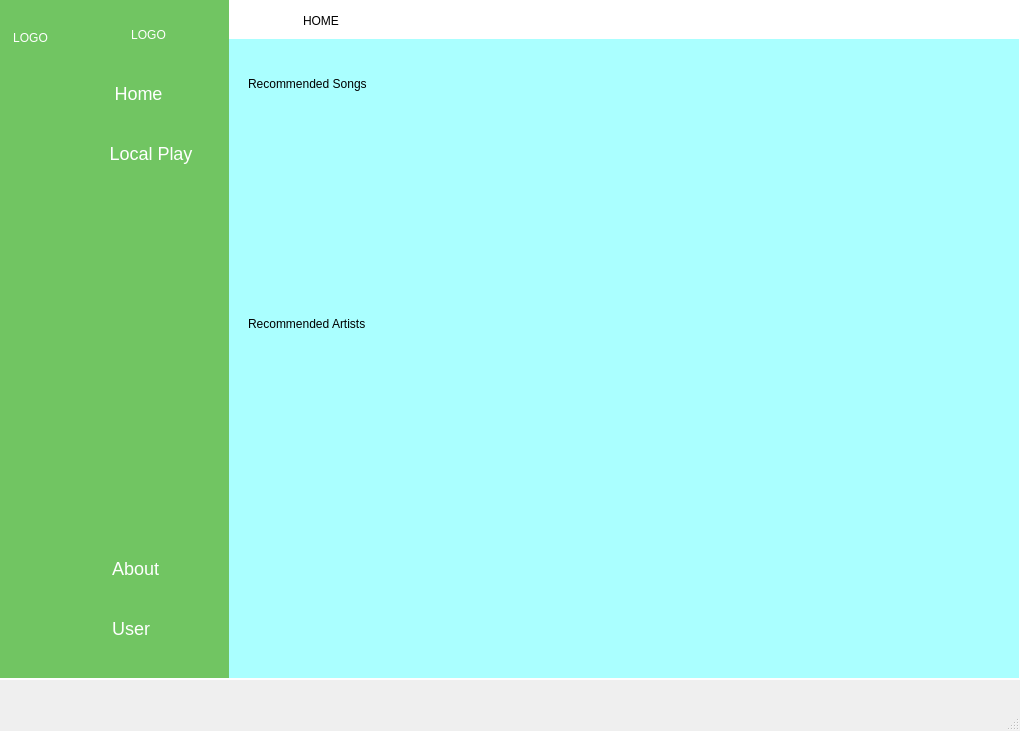
<?xml version="1.0" encoding="UTF-8"?>
<ui version="4.0">
 <class>MainWindow</class>
 <widget class="QMainWindow" name="MainWindow">
  <property name="geometry">
   <rect>
    <x>0</x>
    <y>0</y>
    <width>1020</width>
    <height>731</height>
   </rect>
  </property>
  <property name="minimumSize">
   <size>
    <width>0</width>
    <height>680</height>
   </size>
  </property>
  <property name="maximumSize">
   <size>
    <width>16777215</width>
    <height>731</height>
   </size>
  </property>
  <property name="windowTitle">
   <string>MainWindow</string>
  </property>
  <widget class="QWidget" name="centralwidget">
   <property name="minimumSize">
    <size>
     <width>0</width>
     <height>680</height>
    </size>
   </property>
   <property name="maximumSize">
    <size>
     <width>16777215</width>
     <height>680</height>
    </size>
   </property>
   <property name="styleSheet">
    <string notr="true">background-color: rgb(255, 255, 255);</string>
   </property>
   <widget class="QWidget" name="layoutWidget">
    <property name="geometry">
     <rect>
      <x>-2</x>
      <y>-7</y>
      <width>1021</width>
      <height>691</height>
     </rect>
    </property>
    <layout class="QGridLayout" name="gridLayout">
     <property name="spacing">
      <number>0</number>
     </property>
     <item row="0" column="0">
      <widget class="QWidget" name="widget_icons" native="true">
       <property name="minimumSize">
        <size>
         <width>70</width>
         <height>680</height>
        </size>
       </property>
       <property name="maximumSize">
        <size>
         <width>70</width>
         <height>680</height>
        </size>
       </property>
       <property name="styleSheet">
        <string notr="true">QWidget {
	background-color: #71C562;
	color: white;
}

QPushButton {
	border: none;
	height: 30px;
	padding-top: 5px;
	padding-bottom: 5px;
}</string>
       </property>
       <layout class="QVBoxLayout" name="verticalLayout_6">
        <property name="topMargin">
         <number>30</number>
        </property>
        <property name="bottomMargin">
         <number>30</number>
        </property>
        <item>
         <layout class="QHBoxLayout" name="horizontalLayout">
          <item>
           <spacer name="horizontalSpacer_2">
            <property name="orientation">
             <enum>Qt::Horizontal</enum>
            </property>
            <property name="sizeHint" stdset="0">
             <size>
              <width>13</width>
              <height>20</height>
             </size>
            </property>
           </spacer>
          </item>
          <item>
           <widget class="QLabel" name="label">
            <property name="text">
             <string>LOGO</string>
            </property>
            <property name="alignment">
             <set>Qt::AlignCenter</set>
            </property>
           </widget>
          </item>
          <item>
           <spacer name="horizontalSpacer">
            <property name="orientation">
             <enum>Qt::Horizontal</enum>
            </property>
            <property name="sizeHint" stdset="0">
             <size>
              <width>17</width>
              <height>20</height>
             </size>
            </property>
           </spacer>
          </item>
         </layout>
        </item>
        <item>
         <layout class="QVBoxLayout" name="verticalLayout">
          <property name="spacing">
           <number>20</number>
          </property>
          <property name="topMargin">
           <number>25</number>
          </property>
          <item>
           <widget class="QPushButton" name="home1">
            <property name="sizePolicy">
             <sizepolicy hsizetype="Minimum" vsizetype="Minimum">
              <horstretch>0</horstretch>
              <verstretch>0</verstretch>
             </sizepolicy>
            </property>
            <property name="cursor">
             <cursorShape>PointingHandCursor</cursorShape>
            </property>
            <property name="styleSheet">
             <string notr="true">QPushButton:checked {
	background-color: white;
	color: #71C562;
	border-radius: 10px;
}</string>
            </property>
            <property name="text">
             <string/>
            </property>
            <property name="icon">
             <iconset resource="../assets/resources.qrc">
              <normaloff>:/icons/musical-note.png</normaloff>:/icons/musical-note.png</iconset>
            </property>
            <property name="iconSize">
             <size>
              <width>30</width>
              <height>30</height>
             </size>
            </property>
            <property name="checkable">
             <bool>true</bool>
            </property>
            <property name="autoExclusive">
             <bool>true</bool>
            </property>
           </widget>
          </item>
          <item>
           <widget class="QPushButton" name="local1">
            <property name="sizePolicy">
             <sizepolicy hsizetype="Minimum" vsizetype="Minimum">
              <horstretch>0</horstretch>
              <verstretch>0</verstretch>
             </sizepolicy>
            </property>
            <property name="cursor">
             <cursorShape>PointingHandCursor</cursorShape>
            </property>
            <property name="styleSheet">
             <string notr="true">QPushButton:checked {
	background-color: white;
	color: #71C562;
	border-radius: 10px;
}</string>
            </property>
            <property name="text">
             <string/>
            </property>
            <property name="icon">
             <iconset resource="../assets/resources.qrc">
              <normaloff>:/icons/local-play-button.png</normaloff>:/icons/local-play-button.png</iconset>
            </property>
            <property name="iconSize">
             <size>
              <width>30</width>
              <height>30</height>
             </size>
            </property>
            <property name="checkable">
             <bool>true</bool>
            </property>
            <property name="autoExclusive">
             <bool>true</bool>
            </property>
           </widget>
          </item>
         </layout>
        </item>
        <item>
         <spacer name="verticalSpacer">
          <property name="orientation">
           <enum>Qt::Vertical</enum>
          </property>
          <property name="sizeHint" stdset="0">
           <size>
            <width>36</width>
            <height>426</height>
           </size>
          </property>
         </spacer>
        </item>
        <item>
         <layout class="QVBoxLayout" name="verticalLayout_3">
          <property name="spacing">
           <number>20</number>
          </property>
          <item>
           <widget class="QPushButton" name="about1">
            <property name="sizePolicy">
             <sizepolicy hsizetype="Minimum" vsizetype="Minimum">
              <horstretch>0</horstretch>
              <verstretch>0</verstretch>
             </sizepolicy>
            </property>
            <property name="cursor">
             <cursorShape>PointingHandCursor</cursorShape>
            </property>
            <property name="styleSheet">
             <string notr="true">QPushButton:checked {
	background-color: white;
	color: #71C562;
	border-radius: 10px;
}</string>
            </property>
            <property name="text">
             <string/>
            </property>
            <property name="icon">
             <iconset resource="../assets/resources.qrc">
              <normaloff>:/icons/info.png</normaloff>:/icons/info.png</iconset>
            </property>
            <property name="iconSize">
             <size>
              <width>30</width>
              <height>30</height>
             </size>
            </property>
            <property name="checkable">
             <bool>true</bool>
            </property>
            <property name="autoExclusive">
             <bool>true</bool>
            </property>
           </widget>
          </item>
          <item>
           <widget class="QPushButton" name="user1">
            <property name="sizePolicy">
             <sizepolicy hsizetype="Minimum" vsizetype="Minimum">
              <horstretch>0</horstretch>
              <verstretch>0</verstretch>
             </sizepolicy>
            </property>
            <property name="cursor">
             <cursorShape>PointingHandCursor</cursorShape>
            </property>
            <property name="styleSheet">
             <string notr="true">QPushButton:checked {
	background-color: white;
	color: #71C562;
	border-radius: 10px;
}</string>
            </property>
            <property name="text">
             <string/>
            </property>
            <property name="icon">
             <iconset resource="../assets/resources.qrc">
              <normaloff>:/icons/user.png</normaloff>:/icons/user.png</iconset>
            </property>
            <property name="iconSize">
             <size>
              <width>30</width>
              <height>30</height>
             </size>
            </property>
            <property name="checkable">
             <bool>true</bool>
            </property>
            <property name="autoExclusive">
             <bool>true</bool>
            </property>
           </widget>
          </item>
         </layout>
        </item>
       </layout>
      </widget>
     </item>
     <item row="0" column="1">
      <widget class="QWidget" name="widget_icontexts" native="true">
       <property name="minimumSize">
        <size>
         <width>161</width>
         <height>680</height>
        </size>
       </property>
       <property name="maximumSize">
        <size>
         <width>161</width>
         <height>680</height>
        </size>
       </property>
       <property name="styleSheet">
        <string notr="true">QWidget {
	background-color: #71C562;
	color: white;
}
QPushButton {
	border: none;
	height: 30px;
	padding-top: 5px;
	padding-bottom: 5px;
}</string>
       </property>
       <layout class="QVBoxLayout" name="verticalLayout_5">
        <property name="topMargin">
         <number>30</number>
        </property>
        <property name="bottomMargin">
         <number>30</number>
        </property>
        <item>
         <widget class="QLabel" name="label_7">
          <property name="text">
           <string>LOGO</string>
          </property>
          <property name="alignment">
           <set>Qt::AlignCenter</set>
          </property>
         </widget>
        </item>
        <item>
         <layout class="QVBoxLayout" name="verticalLayout_2">
          <property name="spacing">
           <number>20</number>
          </property>
          <property name="topMargin">
           <number>25</number>
          </property>
          <item>
           <widget class="QPushButton" name="home2">
            <property name="sizePolicy">
             <sizepolicy hsizetype="Minimum" vsizetype="Minimum">
              <horstretch>0</horstretch>
              <verstretch>0</verstretch>
             </sizepolicy>
            </property>
            <property name="cursor">
             <cursorShape>PointingHandCursor</cursorShape>
            </property>
            <property name="styleSheet">
             <string notr="true">QPushButton {
	height: 30px;
	border: none;
	font-size: 18px;
	padding-left: -30px
}
QPushButton:checked {
	background-color: white;
	color: #71C562;
	border-radius: 10px;
}</string>
            </property>
            <property name="text">
             <string>  Home</string>
            </property>
            <property name="icon">
             <iconset resource="../assets/resources.qrc">
              <normaloff>:/icons/musical-note.png</normaloff>:/icons/musical-note.png</iconset>
            </property>
            <property name="iconSize">
             <size>
              <width>30</width>
              <height>30</height>
             </size>
            </property>
            <property name="checkable">
             <bool>true</bool>
            </property>
            <property name="autoExclusive">
             <bool>true</bool>
            </property>
           </widget>
          </item>
          <item>
           <widget class="QPushButton" name="local2">
            <property name="sizePolicy">
             <sizepolicy hsizetype="Minimum" vsizetype="Minimum">
              <horstretch>0</horstretch>
              <verstretch>0</verstretch>
             </sizepolicy>
            </property>
            <property name="cursor">
             <cursorShape>PointingHandCursor</cursorShape>
            </property>
            <property name="styleSheet">
             <string notr="true">QPushButton {
	height: 30px;
	border: none;
	font-size: 18px;
}
QPushButton:checked {
	background-color: white;
	color: #71C562;
	border-radius: 10px;
}</string>
            </property>
            <property name="text">
             <string> Local Play</string>
            </property>
            <property name="icon">
             <iconset resource="../assets/resources.qrc">
              <normaloff>:/icons/local-play-button.png</normaloff>:/icons/local-play-button.png</iconset>
            </property>
            <property name="iconSize">
             <size>
              <width>30</width>
              <height>30</height>
             </size>
            </property>
            <property name="checkable">
             <bool>true</bool>
            </property>
            <property name="autoExclusive">
             <bool>true</bool>
            </property>
           </widget>
          </item>
         </layout>
        </item>
        <item>
         <spacer name="verticalSpacer_2">
          <property name="orientation">
           <enum>Qt::Vertical</enum>
          </property>
          <property name="sizeHint" stdset="0">
           <size>
            <width>38</width>
            <height>316</height>
           </size>
          </property>
         </spacer>
        </item>
        <item>
         <layout class="QVBoxLayout" name="verticalLayout_4">
          <property name="spacing">
           <number>20</number>
          </property>
          <item>
           <widget class="QPushButton" name="about2">
            <property name="sizePolicy">
             <sizepolicy hsizetype="Minimum" vsizetype="Minimum">
              <horstretch>0</horstretch>
              <verstretch>0</verstretch>
             </sizepolicy>
            </property>
            <property name="cursor">
             <cursorShape>PointingHandCursor</cursorShape>
            </property>
            <property name="styleSheet">
             <string notr="true">QPushButton {
	height: 30px;
	border: none;
	font-size: 18px;
	padding-left: -30px
}
QPushButton:checked {
	background-color: white;
	color: #71C562;
	border-radius: 10px;
}</string>
            </property>
            <property name="text">
             <string> About</string>
            </property>
            <property name="icon">
             <iconset resource="../assets/resources.qrc">
              <normaloff>:/icons/info.png</normaloff>:/icons/info.png</iconset>
            </property>
            <property name="iconSize">
             <size>
              <width>30</width>
              <height>30</height>
             </size>
            </property>
            <property name="checkable">
             <bool>true</bool>
            </property>
            <property name="autoExclusive">
             <bool>true</bool>
            </property>
           </widget>
          </item>
          <item>
           <widget class="QPushButton" name="user2">
            <property name="sizePolicy">
             <sizepolicy hsizetype="Minimum" vsizetype="Minimum">
              <horstretch>0</horstretch>
              <verstretch>0</verstretch>
             </sizepolicy>
            </property>
            <property name="cursor">
             <cursorShape>PointingHandCursor</cursorShape>
            </property>
            <property name="styleSheet">
             <string notr="true">QPushButton {
	height: 30px;
	border: none;
	font-size: 18px;
	padding-left: -40px
}
QPushButton:checked {
	background-color: white;
	color: #71C562;
	border-radius: 10px;
}</string>
            </property>
            <property name="text">
             <string> User</string>
            </property>
            <property name="icon">
             <iconset resource="../assets/resources.qrc">
              <normaloff>:/icons/user.png</normaloff>:/icons/user.png</iconset>
            </property>
            <property name="iconSize">
             <size>
              <width>30</width>
              <height>30</height>
             </size>
            </property>
            <property name="checkable">
             <bool>true</bool>
            </property>
            <property name="autoExclusive">
             <bool>true</bool>
            </property>
           </widget>
          </item>
         </layout>
        </item>
       </layout>
      </widget>
     </item>
     <item row="0" column="2">
      <layout class="QVBoxLayout" name="verticalLayout_8">
       <item>
        <widget class="QWidget" name="header" native="true">
         <property name="minimumSize">
          <size>
           <width>761</width>
           <height>41</height>
          </size>
         </property>
         <property name="maximumSize">
          <size>
           <width>761</width>
           <height>41</height>
          </size>
         </property>
         <widget class="QWidget" name="layoutWidget">
          <property name="geometry">
           <rect>
            <x>10</x>
            <y>10</y>
            <width>107</width>
            <height>25</height>
           </rect>
          </property>
          <layout class="QHBoxLayout" name="horizontalLayout_3">
           <property name="spacing">
            <number>20</number>
           </property>
           <property name="sizeConstraint">
            <enum>QLayout::SetNoConstraint</enum>
           </property>
           <item>
            <widget class="QPushButton" name="burger_icon">
             <property name="styleSheet">
              <string notr="true">QPushButton {
	background: none;
	border: none;
}
QPushButton:hover {
	border: 2px solid black;
}</string>
             </property>
             <property name="text">
              <string/>
             </property>
             <property name="icon">
              <iconset resource="../assets/resources.qrc">
               <normaloff>:/icons/burger-bar.png</normaloff>:/icons/burger-bar.png</iconset>
             </property>
             <property name="checkable">
              <bool>true</bool>
             </property>
            </widget>
           </item>
           <item>
            <widget class="QLabel" name="label_3">
             <property name="styleSheet">
              <string notr="true">font: 12pt &quot;Arial Rounded MT Bold&quot;;
color: black;</string>
             </property>
             <property name="text">
              <string>HOME</string>
             </property>
            </widget>
           </item>
          </layout>
         </widget>
        </widget>
       </item>
       <item>
        <widget class="QWidget" name="main_screen" native="true">
         <property name="styleSheet">
          <string notr="true">background-color: rgb(170, 255, 255);</string>
         </property>
         <widget class="QStackedWidget" name="stackedWidget">
          <property name="geometry">
           <rect>
            <x>-1</x>
            <y>-1</y>
            <width>761</width>
            <height>571</height>
           </rect>
          </property>
          <property name="minimumSize">
           <size>
            <width>761</width>
            <height>571</height>
           </size>
          </property>
          <property name="maximumSize">
           <size>
            <width>761</width>
            <height>571</height>
           </size>
          </property>
          <widget class="QWidget" name="homepage">
           <widget class="QLabel" name="label_4">
            <property name="geometry">
             <rect>
              <x>20</x>
              <y>20</y>
              <width>711</width>
              <height>51</height>
             </rect>
            </property>
            <property name="styleSheet">
             <string notr="true">font: 22pt &quot;Arial Rounded MT Bold&quot;;</string>
            </property>
            <property name="text">
             <string>Recommended Songs</string>
            </property>
           </widget>
           <widget class="QLabel" name="label_5">
            <property name="geometry">
             <rect>
              <x>20</x>
              <y>260</y>
              <width>711</width>
              <height>51</height>
             </rect>
            </property>
            <property name="styleSheet">
             <string notr="true">font: 22pt &quot;Arial Rounded MT Bold&quot;;</string>
            </property>
            <property name="text">
             <string>Recommended Artists</string>
            </property>
           </widget>
          </widget>
          <widget class="QWidget" name="local_page">
           <widget class="QLabel" name="label_6">
            <property name="geometry">
             <rect>
              <x>20</x>
              <y>20</y>
              <width>721</width>
              <height>61</height>
             </rect>
            </property>
            <property name="styleSheet">
             <string notr="true">font: 22pt &quot;Arial Rounded MT Bold&quot;;</string>
            </property>
            <property name="text">
             <string>Songs from your local file</string>
            </property>
           </widget>
          </widget>
         </widget>
        </widget>
       </item>
      </layout>
     </item>
    </layout>
   </widget>
  </widget>
  <widget class="QMenuBar" name="menubar">
   <property name="geometry">
    <rect>
     <x>0</x>
     <y>0</y>
     <width>1020</width>
     <height>26</height>
    </rect>
   </property>
  </widget>
  <widget class="QStatusBar" name="statusbar"/>
 </widget>
 <resources>
  <include location="../assets/resources.qrc"/>
 </resources>
 <connections>
  <connection>
   <sender>home2</sender>
   <signal>toggled(bool)</signal>
   <receiver>home1</receiver>
   <slot>setChecked(bool)</slot>
   <hints>
    <hint type="sourcelabel">
     <x>108</x>
     <y>134</y>
    </hint>
    <hint type="destinationlabel">
     <x>43</x>
     <y>139</y>
    </hint>
   </hints>
  </connection>
  <connection>
   <sender>local2</sender>
   <signal>toggled(bool)</signal>
   <receiver>local1</receiver>
   <slot>setChecked(bool)</slot>
   <hints>
    <hint type="sourcelabel">
     <x>127</x>
     <y>195</y>
    </hint>
    <hint type="destinationlabel">
     <x>53</x>
     <y>206</y>
    </hint>
   </hints>
  </connection>
  <connection>
   <sender>about2</sender>
   <signal>toggled(bool)</signal>
   <receiver>about1</receiver>
   <slot>setChecked(bool)</slot>
   <hints>
    <hint type="sourcelabel">
     <x>132</x>
     <y>542</y>
    </hint>
    <hint type="destinationlabel">
     <x>50</x>
     <y>550</y>
    </hint>
   </hints>
  </connection>
  <connection>
   <sender>user2</sender>
   <signal>toggled(bool)</signal>
   <receiver>user1</receiver>
   <slot>setChecked(bool)</slot>
   <hints>
    <hint type="sourcelabel">
     <x>119</x>
     <y>605</y>
    </hint>
    <hint type="destinationlabel">
     <x>43</x>
     <y>612</y>
    </hint>
   </hints>
  </connection>
  <connection>
   <sender>burger_icon</sender>
   <signal>toggled(bool)</signal>
   <receiver>widget_icontexts</receiver>
   <slot>setHidden(bool)</slot>
   <hints>
    <hint type="sourcelabel">
     <x>258</x>
     <y>54</y>
    </hint>
    <hint type="destinationlabel">
     <x>213</x>
     <y>100</y>
    </hint>
   </hints>
  </connection>
  <connection>
   <sender>burger_icon</sender>
   <signal>toggled(bool)</signal>
   <receiver>widget_icons</receiver>
   <slot>setVisible(bool)</slot>
   <hints>
    <hint type="sourcelabel">
     <x>277</x>
     <y>64</y>
    </hint>
    <hint type="destinationlabel">
     <x>63</x>
     <y>101</y>
    </hint>
   </hints>
  </connection>
 </connections>
</ui>
